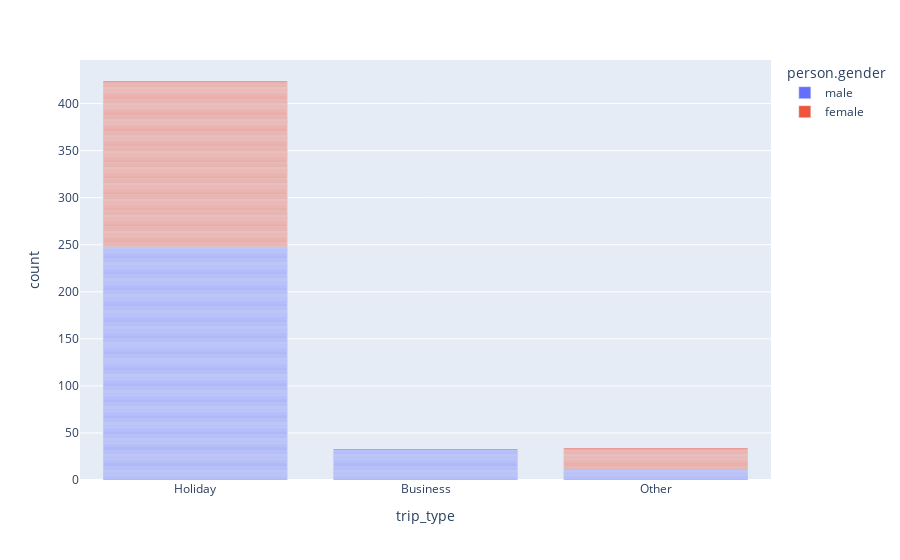

Source (notebook cell):
### Code cell
fig = px.bar(phase1_df, x='trip_type', color='person.gender')
fig.show()

### Figure 1 — Plotly figure (JSON) as saved in the notebook; plotly's stock layout.template omitted (floating-point values rounded to 4 significant figures; data arrays with more than 128 entries replaced by an {"elided": "..."} marker saying what was removed)
{"data": [{"alignmentgroup": "True", "hovertemplate": "person.gender=male<br>trip_type=%{x}<br>count=%{y}<extra></extra>", "legendgroup": "male", "marker": {"color": "#636efa", "pattern": {"shape": ""}}, "name": "male", "offsetgroup": "male", "orientation": "v", "showlegend": true, "textposition": "auto", "type": "bar", "x": {"elided": "293 str values"}, "xaxis": "x", "y": {"elided": "293 int values"}, "yaxis": "y"}, {"alignmentgroup": "True", "hovertemplate": "person.gender=female<br>trip_type=%{x}<br>count=%{y}<extra></extra>", "legendgroup": "female", "marker": {"color": "#EF553B", "pattern": {"shape": ""}}, "name": "female", "offsetgroup": "female", "orientation": "v", "showlegend": true, "textposition": "auto", "type": "bar", "x": {"elided": "198 str values"}, "xaxis": "x", "y": {"elided": "198 int values"}, "yaxis": "y"}], "layout": {"barmode": "relative", "legend": {"title": {"text": "person.gender"}, "tracegroupgap": 0}, "margin": {"t": 60}, "xaxis": {"anchor": "y", "domain": [0, 1], "title": {"text": "trip_type"}}, "yaxis": {"anchor": "x", "domain": [0, 1], "title": {"text": "count"}}}}
